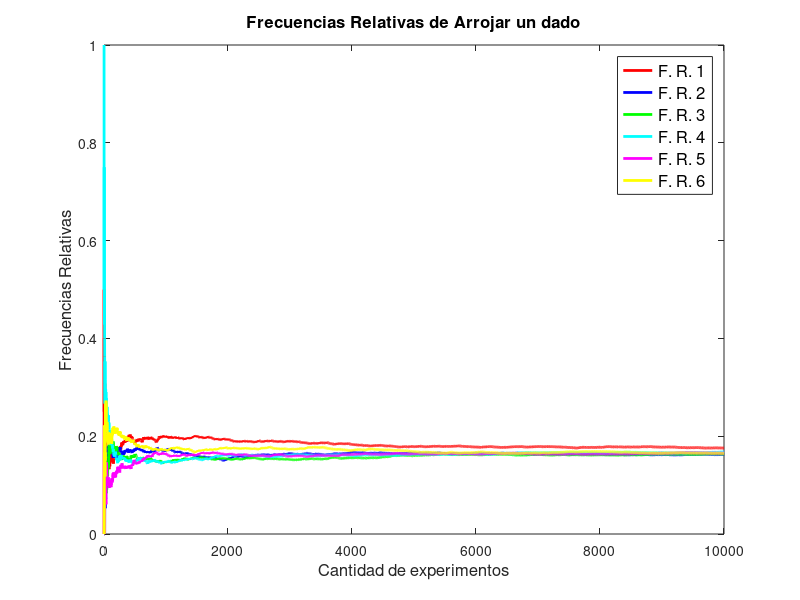

This figure's MATLAB source:
%AUTOR: EZEQUIEL WAJS
clear all;
N = 10000; %Cantidad de experimentos
Uno = 0; %Cantidad de veces que salió 1
Dos = 0; %Cantidad de veces que salió 2
Tres = 0; %Cantidad de veces que salió 3
Cuatro = 0; %Cantidad de veces que salió 4
Cinco = 0; %Cantidad de veces que salió 5
Seis = 0; %Cantidad de veces que salió 6
for n = 1:N
    resultado(n) = rand(1); %Pido un número aleatorio y lo almaceno en un Array
   if (resultado(n) < 1/6)
       Uno = Uno + 1; %Cuento un 1 más dentro de los resultados
       resultado(n) = 1; %El resultado del experimento n fue 1
   elseif (resultado(n) < 2/6)
       Dos = Dos + 1; %Cuento un 2 más dentro de los resultados
       resultado(n) = 2; %El resultado del experimento n fue 2
   elseif (resultado(n) < 3/6)
       Tres = Tres + 1; %Cuento un 3 más dentro de los resultados
       resultado(n) = 3; %El resultado del experimento n fue 3
   elseif (resultado(n) < 4/6)
       Cuatro = Cuatro + 1; %Cuento un 4 más dentro de los resultados
       resultado(n) = 4; %El resultado del experimento n fue 4
   elseif (resultado(n) < 5/6)
       Cinco = Cinco + 1; %Cuento un 5 más dentro de los resultados
       resultado(n) = 5; %El resultado del experimento n fue 5
   elseif (resultado(n) < 6/6)
       Seis = Seis + 1; %Cuento un 6 más dentro de los resultados
       resultado(n) = 6; %El resultado del experimento n fue 6
   end
   FRelUno(n) = Uno/n; %Frecuencia relativa de los Unos en n intentos
   FRelDos(n) = Dos/n; %Frecuencia relativa de los Dos en n intentos
   FRelTres(n) = Tres/n; %Frecuencia relativa de los Tres en n intentos
   FRelCuatro(n) = Cuatro/n; %Frecuencia relativa de los Cuatros en n intentos
   FRelCinco(n) = Cinco/n; %Frecuencia relativa de los Cincos en n intentos
   FRelSeis(n) = Seis/n; %Frecuencia relativa de los Seis en n intentos
end
%-----------GRÁFICOS Y COSMÉTICA----------------------
plot(1:N,FRelUno,'red','LineWidth',2);
title('Frecuencias Relativas de Arrojar un dado','FontSize',12);
xlabel('Cantidad de experimentos','FontSize',12);
ylabel('Frecuencias Relativas','FontSize',12);
hold on;
plot(1:N,FRelDos,'blue','LineWidth',2);
plot(1:N,FRelTres,'g','LineWidth',2);
plot(1:N,FRelCuatro,'c','LineWidth',2);
plot(1:N,FRelCinco,'m','LineWidth',2);
plot(1:N,FRelSeis,'y','LineWidth',2);
object_h = legend('F. R. 1','F. R. 2','F. R. 3','F. R. 4','F. R. 5','F. R. 6');
set(object_h,'FontSize',12);
hold off;
resultado